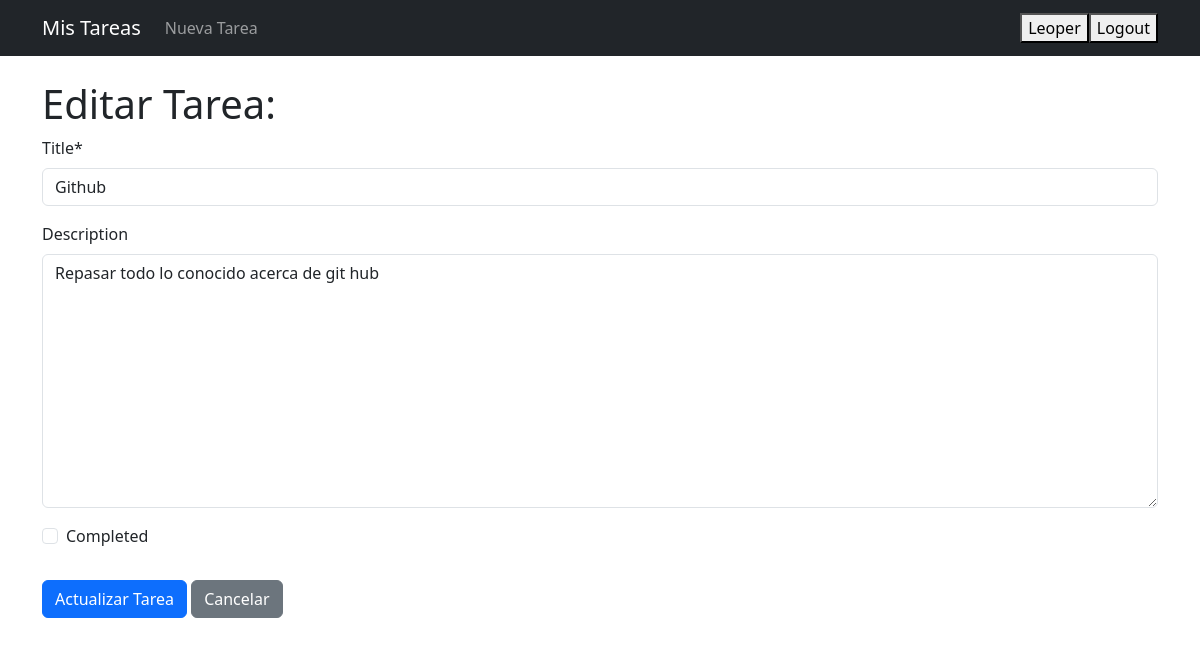
The page /todos/edit/4/ (signed in) on the database its author committed.
### todos/models.py (models this page shows, shortened)
class TodoItem(models.Model):
    user = models.ForeignKey(User, on_delete=models.CASCADE)
    title = models.CharField(max_length=200)
    description = models.TextField(blank=True, null=True)
    completed = models.BooleanField(default=False)
    created_at = models.DateTimeField(auto_now_add=True)
    updated_at = models.DateTimeField(auto_now=True)

### todos/views.py (the view)
# urls.py: path('edit/<int:pk>/', views.edit_todo, name='edit_todo'),
@login_required
def edit_todo(request, pk):
    todo = get_object_or_404(TodoItem, pk=pk, user=request.user)
    if request.method == 'POST':
        form = TodoForm(request.POST, instance=todo)
        if form.is_valid():
            form.save()
            return redirect('todo_list')
    else:
        form = TodoForm(instance=todo)
    return render(request, 'todos/edit_todo.html', {'form': form})

### todos/forms.py
class TodoForm(forms.ModelForm):
    class Meta:
        model = TodoItem
        fields = ['title', 'description', 'completed']

### templates/todos/edit_todo.html (shortened to what this page needs)
{% extends "base.html" %}
{% load crispy_forms_tags %}
{% block content %}
    <h1>Editar Tarea: {{ todo.title }}</h1>
    <form method="POST">
        {{ form|crispy }}
        <button type="submit" class="btn btn-primary mt-3">Actualizar Tarea</button>
        <a href="{% url 'todo_list' %}" class="btn btn-secondary mt-3">Cancelar</a>
    </form>
{% endblock %}

### templates/base.html (shortened to what this page needs)
<!DOCTYPE html>
<html lang="es">
<head>
    <link href="https://cdn.jsdelivr.net/npm/bootstrap@5.3.3/dist/css/bootstrap.min.css" rel="stylesheet">
</head>
<body>
    <nav class="navbar navbar-expand-lg navbar-dark bg-dark">
        <div class="container">
            <a class="navbar-brand" href="{% url 'todo_list' %}">Mis Tareas</a>
            <div class="collapse navbar-collapse" id="navbarNav">
                <ul class="navbar-nav me-auto mb-2 mb-lg-0">
                    {% if user.is_authenticated %}
                        <li class="nav-item">
                            <a class="nav-link" href="{% url 'add_todo' %}">Nueva Tarea</a>
                        </li>
                    {% endif %}
                </ul>
                <ul class="navbar-nav">
                    {% if user.is_authenticated %}
                        <li class="nav-item">
                            <button onclick="window.location.href='{% url 'profile' %}'">{{ user.username }}</button>
                        </li>
                        <li class="nav-item">
                            <form method="post" action="{% url 'logout' %}">
                                <button type="submit">Logout</button>
                            </form>
                        </li>
                    {% endif %}
                </ul>
            </div>
        </div>
    </nav>
    <div class="container mt-4">
        {% block content %}
        {% endblock %}
    </div>
</body>
</html>

### rows shown on the page
TodoItem: title "Github", description "Repasar todo lo conocido acerca de git hub"

### other values the page prints
{{ user.username }} "Leoper"
